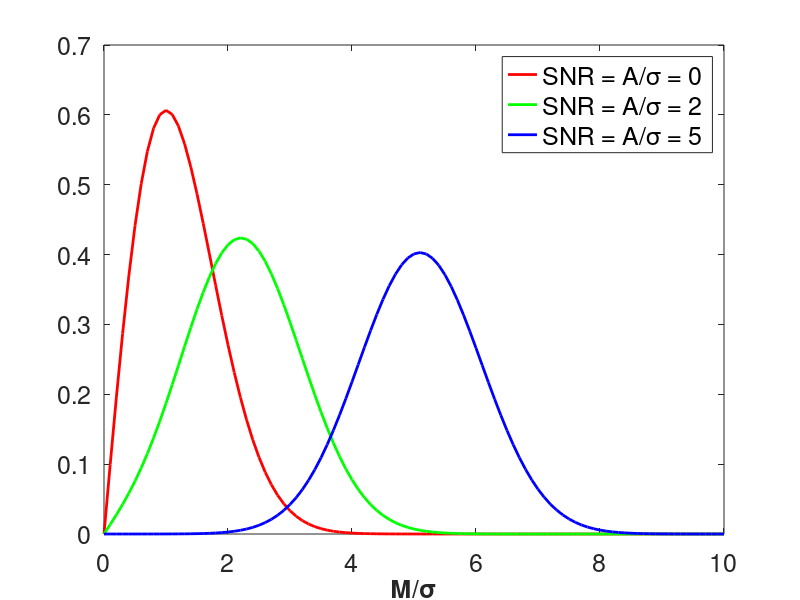

This chart was generated by the following MATLAB code:
% Chap1ShowRicianPDFs.m
% MATLAB file for creating Figure 2 in PhD thesis by Ned Charles available here http://hdl.handle.net/2123/16060
SNRToTest = [0.0, 2.0, 5.0];

NumberOfPDFs = length(SNRToTest);
XIncrement = 0.1;
XValue = 0:XIncrement:10;
XDim = length(XValue);
STDNoise = 1.0;

PDFArray = zeros(NumberOfPDFs,XDim);

% Create the Rician PDFs
for i = 1:NumberOfPDFs
    PDFArray(i,:) =  pdf('Rician', XValue, SNRToTest(i), STDNoise);
end
   
% Display results
figure('position',[50 50 800 600]);plot(XValue,PDFArray(1,:),'Color','r','LineWidth',2);hold all;xlim([0 10]);
plot(XValue,PDFArray(2,:),'Color','g','LineWidth',2);
plot(XValue,PDFArray(3,:),'Color','b','LineWidth',2);
set(gca,'FontSize',18)
xlabel('M/\sigma','fontsize',18, 'fontweight', 'bold');
% ylabel('log Signal Amplitude','fontsize',18);
h_legend = legend('SNR = A/\sigma = 0', 'SNR = A/\sigma = 2', 'SNR = A/\sigma = 5', 'Location', 'northeast');
set(h_legend, 'FontSize', 18);